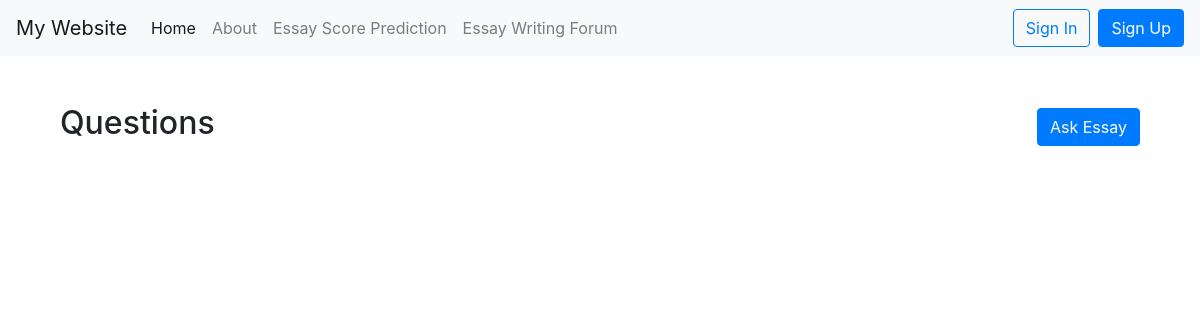
Page /essay-writing-forum/ on the earlier database version.
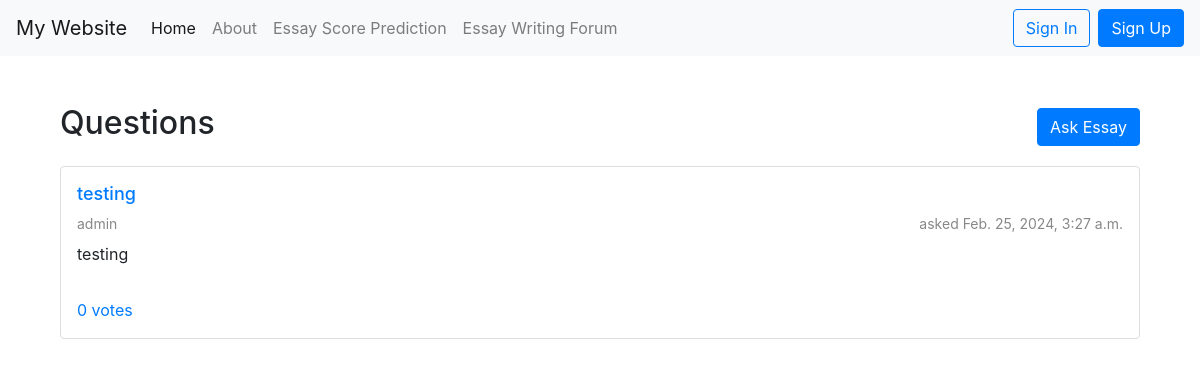
Same page on the later database version.
### grader/models.py (models this page shows)
class Form_Question(models.Model):
    title = models.CharField(max_length=255)
    user = models.ForeignKey(User, on_delete=models.CASCADE, null=True, blank=True)
    description = models.TextField()
    expectation = models.CharField(max_length=255)
    tags = models.ForeignKey(Tag, on_delete=models.CASCADE, null=True, blank=True)
    time = models.DateTimeField(default=timezone.now, null=True, blank=True)
    votes = models.IntegerField(default=0)
    Comment= models.ManyToManyField(Comment, null=True, blank=True, related_name='comments')

### grader/views.py (the view)
# urls.py: path('essay-writing-forum/', views.essay_writing_forum, name='essay_writing_forum'),
def essay_writing_forum(request):
    essay_data = Form_Question.objects.all()
    context = {
        'essay_data': essay_data,
    }
    return render(request, 'grader/essay_writing_forum.html', context)

### grader/templates/grader/essay_writing_forum.html (shortened to what this page needs)
{% extends 'base.html' %}
{% block content %}
<div class="container">
    <div class="row">
        <div class="col-md-12">
            <div class="filter-section">
                <h2>Questions</h2>
                <a href="{% url 'ask_essay' %}" class="btn btn-primary float-end">Ask Essay</a>
            </div>
            {% for essay in essay_data %}
            <div class="questions">
                <a href="{% url 'view_answer' essay.id %}"><h5>{{ essay.title }}</h5></a>
                <div class="user-info">
                    <span>{{ essay.user.username }}</span>
                    <span>asked {{ essay.time }}</span>
                </div>
                <p>{{ essay.description }}</p>
                <div class="votes">
                    {{ essay.votes }} votes
                </div>
            </div>
            {% endfor %}
        </div>
    </div>
</div>
{% endblock %}

### templates/base.html (shortened to what this page needs)
<!DOCTYPE html>
<html lang="en">
<head>
    <link rel="stylesheet" href="https://stackpath.bootstrapcdn.com/bootstrap/4.5.2/css/bootstrap.min.css">
</head>
<body>
    <nav class="navbar navbar-expand-lg navbar-light bg-light">
        <a class="navbar-brand" href="{% url 'index' %}">My Website</a>
        <div class="collapse navbar-collapse" id="navbarSupportedContent">
          <ul class="navbar-nav mr-auto">
            <li class="nav-item active">
              <a class="nav-link" href="{% url 'index' %}">Home <span class="sr-only">(current)</span></a>
            </li>
            <li class="nav-item">
              <a class="nav-link" href="{% url 'about' %}">About</a>
            </li>
            <li class="nav-item">
              <a class="nav-link" href="{% url 'essay_prediction' %}">Essay Score Prediction</a>
            </li>
            <li class="nav-item">
              <a class="nav-link" href="{% url 'essay_writing_forum' %}">Essay Writing Forum</a>
            </li>
          </ul>
          <div class="form-inline my-2 my-lg-0">
            <button class="btn btn-outline-primary my-2 my-sm-0 mr-2" type="submit">Sign In</button>
            <button class="btn btn-primary my-2 my-sm-0" type="submit">Sign Up</button>
          </div>
        </div>
    </nav>
    <div class="container mt-5">
        {% block content %}
        {% endblock %}
    </div>
</body>
</html>

### templates/base.html (style rules this page uses)
.filter-section { display: flex; justify-content: space-between; align-items: center; margin-bottom: 1rem; }
.questions { border: 1px solid #ddd; border-radius: 4px; padding: 1rem; margin-bottom: 1rem; }
.questions h5 { margin-bottom: 0.5rem; font-size: 18px; }
.user-info { display: flex; justify-content: space-between; align-items: center; margin-bottom: 0.5rem; font-size: 14px; color: #888; }
.votes { color: #007bff; }

Differences in the rows shown:
added Form_Question: title "testing", user.username "admin", time "Feb. 25, 2024, 3:27 a.m.", description "testing", votes "0"
